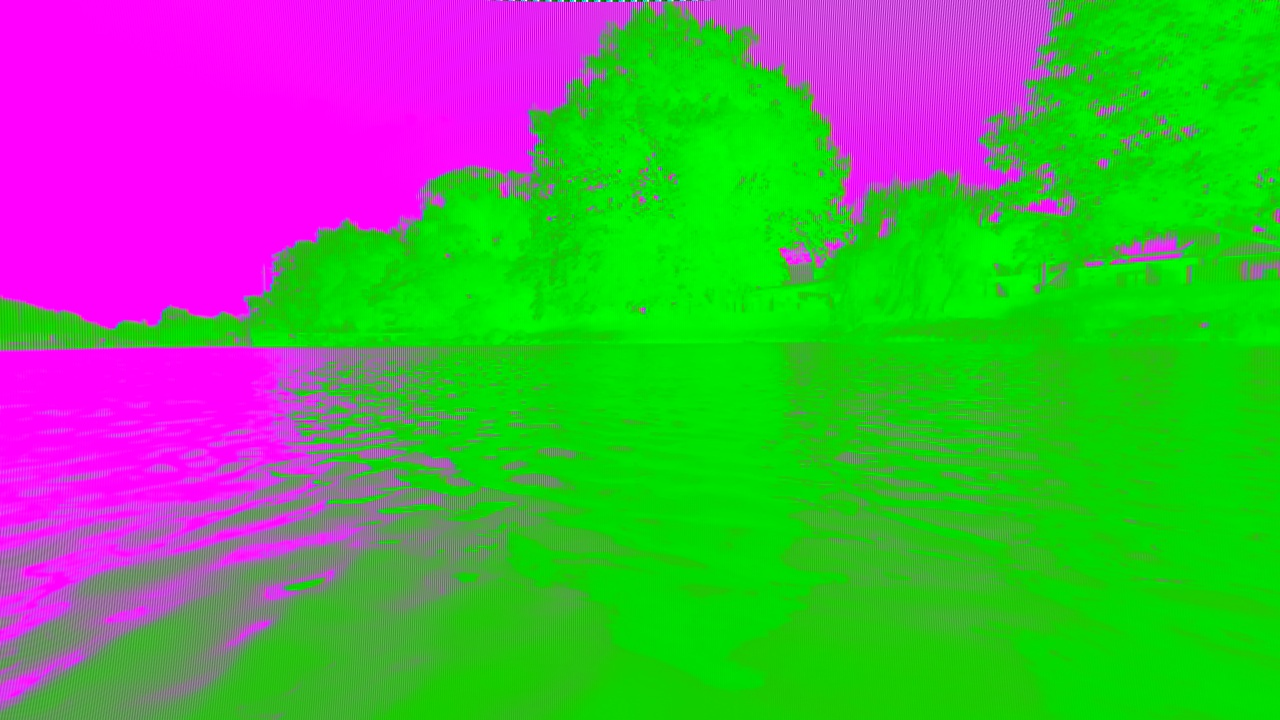
#> input picture images/error1.jpg, 1280 x 720 px
$ python -i check_error.py   (imports and definitions only)
#> lines starting #> are read from the running program, lines starting #| are printed output that depends on the picture; after the words box and inside, x2 and y2 are one past the last pixel; in counts of white or black regions, pixels touching at a corner belong together
#> further down, picture is the input picture: shape (720, 1280, 3); mean B, G, R 85.3, 152, 89.3
#!/usr/bin/python
#-*- coding: utf-8 -*-
import logging
logger = logging.getLogger(__name__)
# [1 line not run here, left out]

import argparse
import os
import cv2
import numpy as np
from os.path import join, dirname
from os.path import realpath, isdir, isfile

from progressbar import ProgressBar
from utils import count_lines, create_paths, move_files

# [27 lines left out: functions identify_green, identify_red, not called in this run]


def identify_topline(img, size=100):
    """ Identify images containing errors in red and green """
#> called with size = 100
    hsv = cv2.cvtColor(img, cv2.COLOR_BGR2HSV)
#> hsv: shape (720, 1280, 3); mean H, S, V 86.6, 226.1, 217
    _, nb_c, _ = hsv.shape
#> nb_c = 1280
    mid = int(nb_c/2)
#> mid = 640
    lo_border = mid - size
#> lo_border = 540
    hi_border = mid + size
#> hi_border = 740

    green_min = np.array([30, 100, 100], dtype="uint8")
    green_max = np.array([90, 255, 255], dtype="uint8")
    mask_green = cv2.inRange(hsv, green_min, green_max)
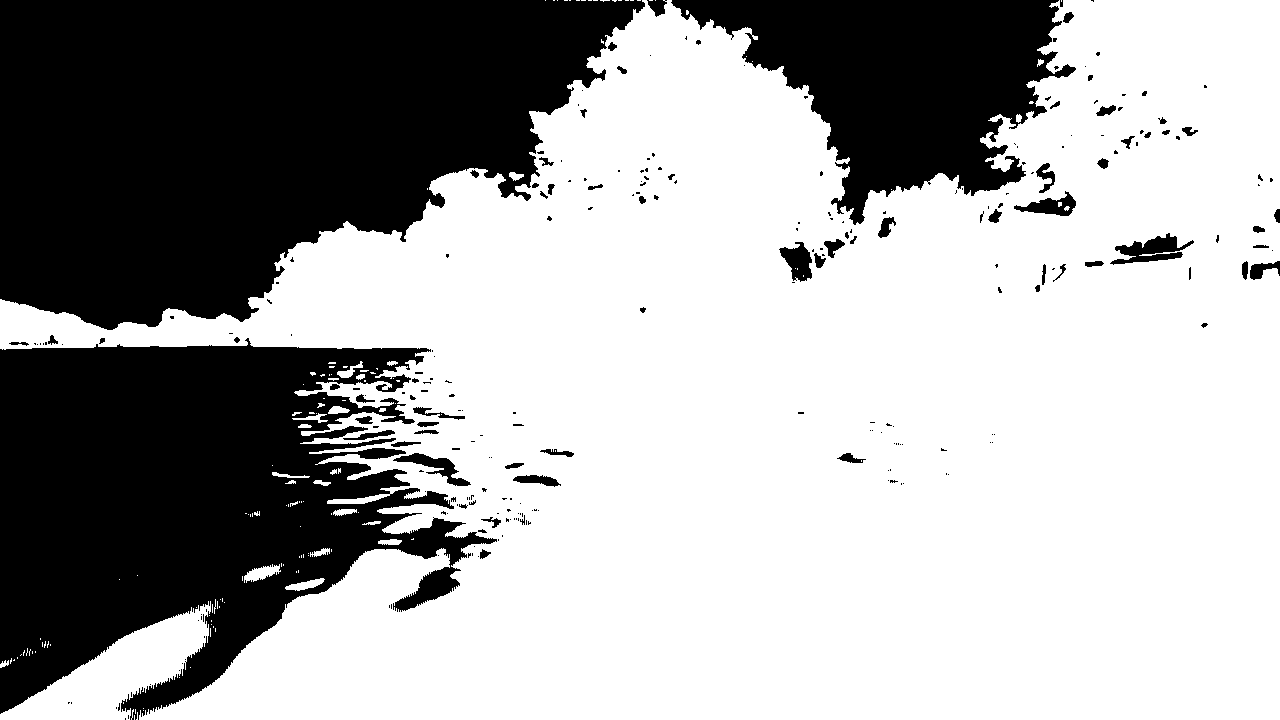
#> mask_green: shape (720, 1280); 65.5% white; 260 black regions (186 under 20 px), largest, box (x1, y1, x2, y2) and area: (0, 0, 645, 330) 148862, (0, 338, 497, 720) 112625, (671, 0, 1076, 225) 46543
    vec_green = mask_green[0,lo_border:hi_border]
#> vec_green = 200 values, max 255 at index 5, min 0 at index 0, mean 96.9

    red_min = np.array([161, 55, 84], dtype="uint8")
    red_max = np.array([179, 255, 255], dtype="uint8")
    mask_red = cv2.inRange(hsv, red_min, red_max)
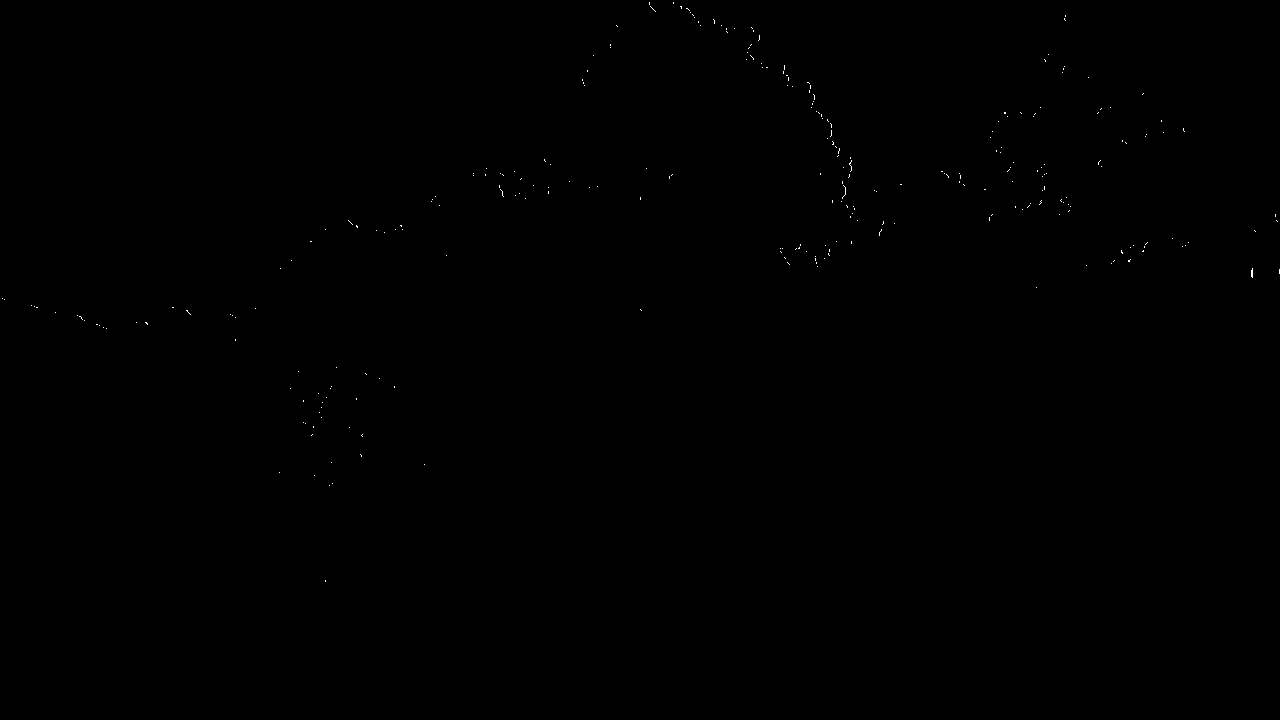
#> mask_red: shape (720, 1280); 0.06% white in thin lines or dots, all inside (x1, y1, x2, y2) = (2, 2, 1280, 582)
    vec_red = mask_red[0,lo_border:hi_border]
#> vec_red = 200 values from 0 to 0
    mask = vec_green + vec_red
#> mask has the same summary as vec_green
    nb_nz = np.count_nonzero(mask)
#> nb_nz = 76
    perc = float(nb_nz)/len(mask)
#> perc = 0.38
    if perc > .3:
        return True
    return False


# [23 lines left out: function verify_errors, not called in this run]


# [30 lines not run here, left out]

>>> import cv2
>>> picture = cv2.imread('../images/error1.jpg')
>>> result = identify_topline(picture)
#> result = True
